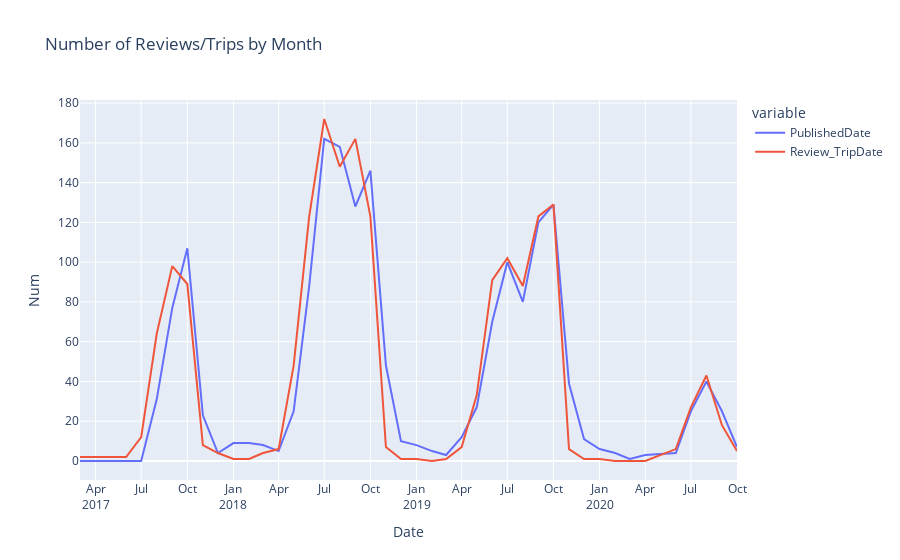

Notebook cell for this chart:
### Code cell
fig = px.line(pubrev_monthly_freq, x = 'Date', y = ['PublishedDate', 'Review_TripDate'], hover_data = {'Date': '|%B, %Y'},
             title = 'Number of Reviews/Trips by Month', labels = {'value': 'Count'})
fig.update_xaxes(dtick = 'M3', tickformat = '%b\n%Y')

fig.show()

### Figure 1 — Plotly figure (JSON) as saved in the notebook; plotly's stock layout.template omitted (floating-point values rounded to 4 significant figures)
{"data": [{"customdata": [["2017-03"], ["2017-06"], ["2017-07"], ["2017-08"], ["2017-09"], ["2017-10"], ["2017-11"], ["2017-12"], ["2018-01"], ["2018-02"], ["2018-03"], ["2018-04"], ["2018-05"], ["2018-06"], ["2018-07"], ["2018-08"], ["2018-09"], ["2018-10"], ["2018-11"], ["2018-12"], ["2019-01"], ["2019-02"], ["2019-03"], ["2019-04"], ["2019-05"], ["2019-06"], ["2019-07"], ["2019-08"], ["2019-09"], ["2019-10"], ["2019-11"], ["2019-12"], ["2020-01"], ["2020-02"], ["2020-03"], ["2020-04"], ["2020-06"], ["2020-07"], ["2020-08"], ["2020-09"], ["2020-10"]], "hovertemplate": "variable=PublishedDate<br>Date=%{customdata[0]|%B, %Y}<br>Num=%{y}<extra></extra>", "legendgroup": "PublishedDate", "line": {"color": "#636efa", "dash": "solid"}, "mode": "lines", "name": "PublishedDate", "orientation": "v", "showlegend": true, "type": "scatter", "x": ["2017-03", "2017-06", "2017-07", "2017-08", "2017-09", "2017-10", "2017-11", "2017-12", "2018-01", "2018-02", "2018-03", "2018-04", "2018-05", "2018-06", "2018-07", "2018-08", "2018-09", "2018-10", "2018-11", "2018-12", "2019-01", "2019-02", "2019-03", "2019-04", "2019-05", "2019-06", "2019-07", "2019-08", "2019-09", "2019-10", "2019-11", "2019-12", "2020-01", "2020-02", "2020-03", "2020-04", "2020-06", "2020-07", "2020-08", "2020-09", "2020-10"], "xaxis": "x", "y": [0, 0, 0, 31, 77, 107, 23, 4, 9, 9, 8, 5, 25, 88, 162, 158, 128, 146, 48, 10, 8, 5, 3, 12, 27, 70, 100, 80, 120, 129, 39, 11, 6, 4, 1, 3, 4, 25, 40, 25, 7], "yaxis": "y"}, {"customdata": [["2017-03"], ["2017-06"], ["2017-07"], ["2017-08"], ["2017-09"], ["2017-10"], ["2017-11"], ["2017-12"], ["2018-01"], ["2018-02"], ["2018-03"], ["2018-04"], ["2018-05"], ["2018-06"], ["2018-07"], ["2018-08"], ["2018-09"], ["2018-10"], ["2018-11"], ["2018-12"], ["2019-01"], ["2019-02"], ["2019-03"], ["2019-04"], ["2019-05"], ["2019-06"], ["2019-07"], ["2019-08"], ["2019-09"], ["2019-10"], ["2019-11"], ["2019-12"], ["2020-01"], ["2020-02"], ["2020-03"], ["2020-04"], ["2020-06"], ["2020-07"], ["2020-08"], ["2020-09"], ["2020-10"]], "hovertemplate": "variable=Review_TripDate<br>Date=%{customdata[0]|%B, %Y}<br>Num=%{y}<extra></extra>", "legendgroup": "Review_TripDate", "line": {"color": "#EF553B", "dash": "solid"}, "mode": "lines", "name": "Review_TripDate", "orientation": "v", "showlegend": true, "type": "scatter", "x": ["2017-03", "2017-06", "2017-07", "2017-08", "2017-09", "2017-10", "2017-11", "2017-12", "2018-01", "2018-02", "2018-03", "2018-04", "2018-05", "2018-06", "2018-07", "2018-08", "2018-09", "2018-10", "2018-11", "2018-12", "2019-01", "2019-02", "2019-03", "2019-04", "2019-05", "2019-06", "2019-07", "2019-08", "2019-09", "2019-10", "2019-11", "2019-12", "2020-01", "2020-02", "2020-03", "2020-04", "2020-06", "2020-07", "2020-08", "2020-09", "2020-10"], "xaxis": "x", "y": [2, 2, 12, 64, 98, 89, 8, 4, 1, 1, 4, 6, 48, 123, 172, 148, 162, 123, 7, 1, 1, 0, 1, 7, 33, 91, 102, 88, 123, 129, 6, 1, 1, 0, 0, 0, 6, 27, 43, 18, 5], "yaxis": "y"}], "layout": {"legend": {"title": {"text": "variable"}, "tracegroupgap": 0}, "title": {"text": "Number of Reviews/Trips by Month"}, "xaxis": {"anchor": "y", "domain": [0, 1], "dtick": "M3", "tickformat": "%b\n%Y", "title": {"text": "Date"}}, "yaxis": {"anchor": "x", "domain": [0, 1], "title": {"text": "Num"}}}}
